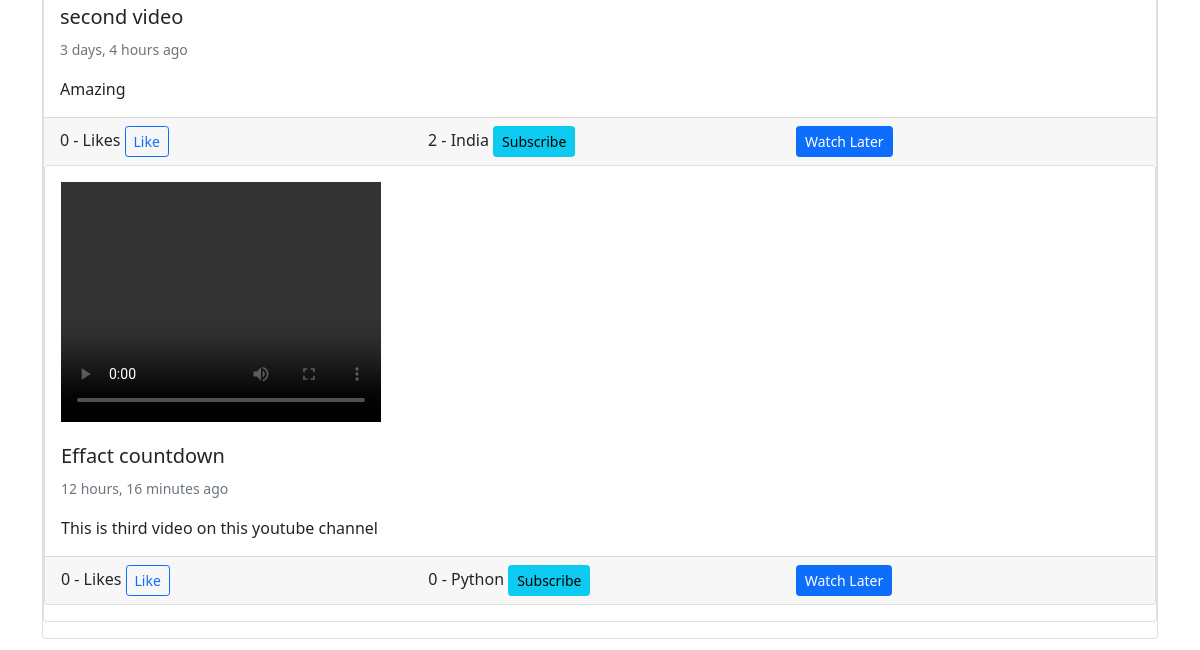
/ (signed in, lower part), run on an earlier commit of the app's database.
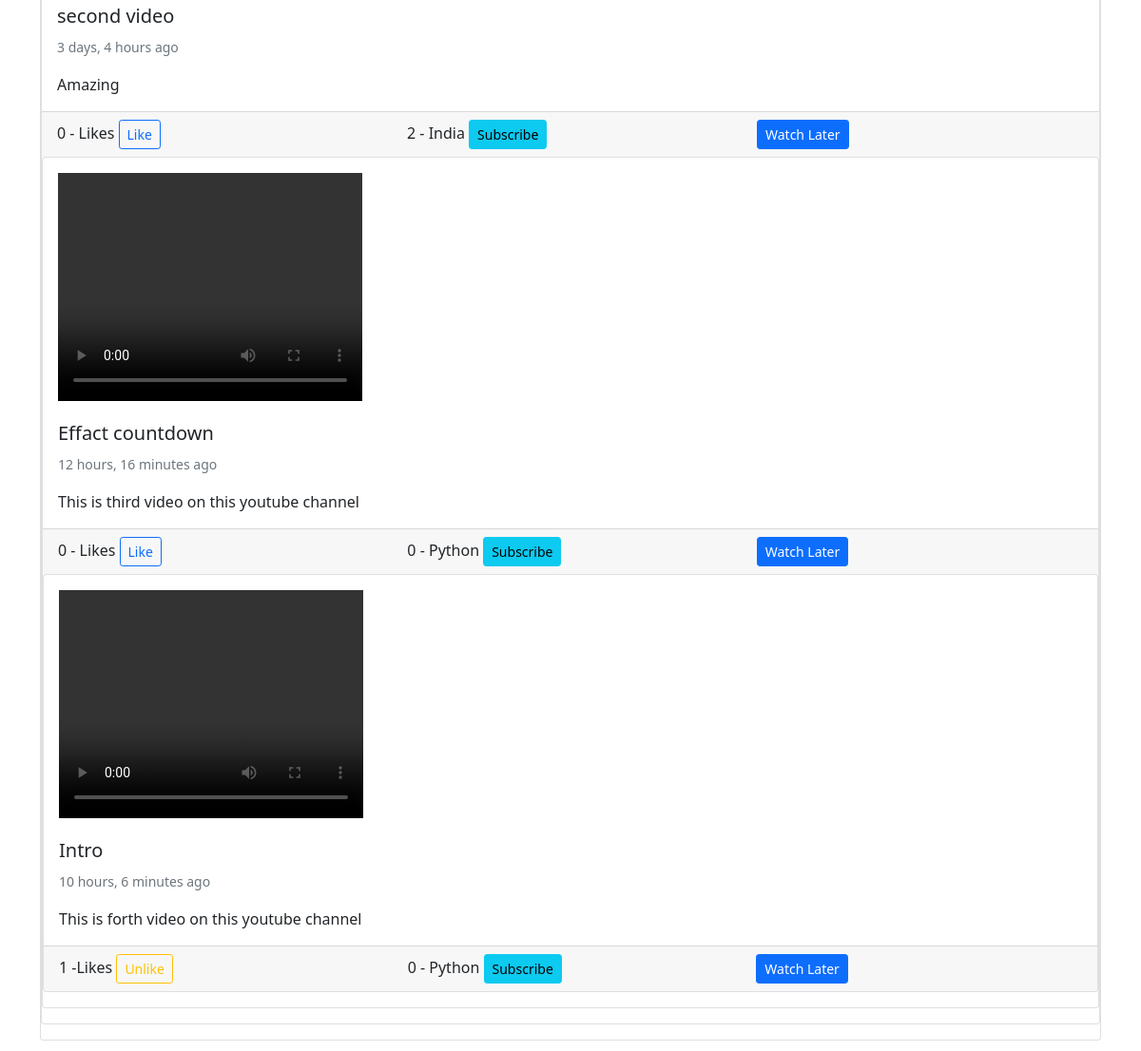
And on a later commit of the database.
### videos/models.py (models this page shows, shortened)
class Video(models.Model):
    user = models.ForeignKey(User, on_delete=models.CASCADE)
    title = models.CharField(max_length=200)
    description = models.TextField(blank=True, null=True)
    video_file = models.FileField(upload_to='videos')
    likes = models.ManyToManyField(User, related_name='video_like', blank=True)
    created_on = models.DateTimeField(auto_now_add=True)
    views = models.IntegerField(default=0)
    channel = models.ForeignKey(Channel, on_delete=models.CASCADE, related_name='channel_videos')
    def total_likes(self):
        return self.likes.count()

class Channel(models.Model):
    user = models.OneToOneField(User, on_delete=models.CASCADE)
    video = models.ForeignKey("Video", on_delete=models.CASCADE, related_name='channel_videos', null=True, blank=True)
    channel_name = models.CharField(max_length=200, default="")
    image = models.ImageField(upload_to='images', default="https://th.bing.com/th/id/OIP.iSu2RcCcdm78xbxNDJMJSgHaEo?pid=ImgDet&rs=1")
    bio = models.TextField(blank=True, null=True)
    social_link = models.CharField(max_length=300, null=True, blank=True)
    updated_on = models.DateTimeField(User, auto_now=True)
    subscribers = models.ManyToManyField(User, through='Subscription', related_name='subscribed_channels')
    def total_subscribers(self):
        return self.subscribers.count()

### videos/views.py (the view)
# urls.py: path('', views.home, name='home'),
@login_required(login_url='login')
def home(request):
    videos = Video.objects.all()
    return render(request, 'videos/home.html', {'videos':videos})

### videos/templates/videos/home.html (shortened to what this page needs)
{% extends 'videos/base.html' %}
{% block content %}
    <div class="container">
        {% for video in videos %}
        <div class="card mb-3">
            <div class="card-body">
                <a href="{% url 'show_video' video.id %}">
                <video width="320" height="240" controls>
                    <source src="{{ video.video_file.url }}" type="video/mp4">
                </video>
                </a>
                <h5 class="card-title mt-3">{{ video.title }}</h5>
                <p class="card-text"><small class="text-muted">
                   {{ video.created_on|timesince }} ago
                </small></p>
                <p class="card-text">{{ video.description }}</p>
            </div>
            <div class="card-footer">
                <div class="row">
                    <div class="col-md-4">
                        {% if request.user in video.likes.all %}
                        {{ video.total_likes }} -Likes <a href="{% url 'like_video' video.id %}" class="btn btn-outline-warning btn-sm">Unlike</a>
                        {% else %}
                        {{ video.total_likes }} - Likes <a href="{% url 'like_video' video.id %}" class="btn btn-outline-primary btn-sm">Like</a>
                        {% endif %}
                    </div>
                    <div class="col-md-4">
                        {{ video.user.channel.total_subscribers }} - {{ video.user.channel.channel_name }}
                        {% if user in video.user.channel.subscribed_by.all %}
                            <a href="{% url 'subscribe' video.user.channel.id %}" class="btn btn-warning btn-sm">Unsubscribe</a>
                        {% else %}
                            <a href="{% url 'subscribe' video.user.channel.id %}" class="btn btn-info btn-sm">Subscribe</a>
                        {% endif %}
                    </div>
                    <div class="col-md-4">
                        {% if video in video.user.savevideo.all %}
                            <a href="{% url 'save_video' video.id %}" class="btn btn-primary btn-sm">Unsave</a>
                        {% else %}
                            <a href="{% url 'save_video' video.id %}" class="btn btn-primary btn-sm">Watch Later</a>
                        {% endif %}
                    </div>
            </div>
        </div>
        {% endfor %}
    </div>
{% endblock content %}

### videos/templates/videos/base.html (shortened to what this page needs)
<!doctype html>
<html lang="en">
  <head>
    <link href="https://cdn.jsdelivr.net/npm/bootstrap@5.0.2/dist/css/bootstrap.min.css" rel="stylesheet">
  </head>
  <body>
      {% block content %}
      {% endblock content %}
  </body>
</html>

What changed in the data, as far as the page shows it:
added Video: title "Intro", created_on "10 hours, 6 minutes", description "This is forth video on this youtube channel", total_likes "1", user.channel.total_subscribers "0", user.channel.channel_name "Python", shows "Subscribe", shows "Watch Later"
